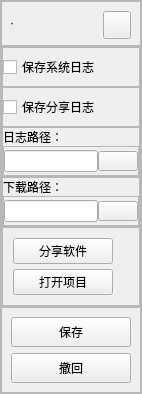
        <widget class="QFrame" name="extraBox">
         <property name="minimumSize">
          <size>
           <width>0</width>
           <height>0</height>
          </size>
         </property>
         <property name="maximumSize">
          <size>
           <width>0</width>
           <height>16777215</height>
          </size>
         </property>
         <property name="frameShape">
          <enum>QFrame::StyledPanel</enum>
         </property>
         <property name="frameShadow">
          <enum>QFrame::Raised</enum>
         </property>
         <property name="lineWidth">
          <number>1</number>
         </property>
         <layout class="QVBoxLayout" name="verticalLayout_3">
          <property name="spacing">
           <number>0</number>
          </property>
          <property name="leftMargin">
           <number>0</number>
          </property>
          <property name="topMargin">
           <number>0</number>
          </property>
          <property name="rightMargin">
           <number>0</number>
          </property>
          <property name="bottomMargin">
           <number>0</number>
          </property>
          <item>
           <widget class="QFrame" name="extraTopBox">
            <property name="maximumSize">
             <size>
              <width>16777215</width>
              <height>45</height>
             </size>
            </property>
            <property name="frameShape">
             <enum>QFrame::StyledPanel</enum>
            </property>
            <property name="frameShadow">
             <enum>QFrame::Raised</enum>
            </property>
            <layout class="QHBoxLayout" name="horizontalLayout_5">
             <item>
              <widget class="QLabel" name="settingLabel">
               <property name="font">
                <font>
                 <family>KaiTi</family>
                 <pointsize>-1</pointsize>
                </font>
               </property>
               <property name="text">
                <string>设置</string>
               </property>
              </widget>
             </item>
             <item>
              <widget class="QPushButton" name="closeSettingButton">
               <property name="minimumSize">
                <size>
                 <width>28</width>
                 <height>28</height>
                </size>
               </property>
               <property name="maximumSize">
                <size>
                 <width>28</width>
                 <height>28</height>
                </size>
               </property>
               <property name="toolTip">
                <string>关闭设置窗口</string>
               </property>
               <property name="styleSheet">
                <string notr="true">background-image: url(:/icons/images/icon/close-active.png);</string>
               </property>
               <property name="text">
                <string/>
               </property>
              </widget>
             </item>
            </layout>
           </widget>
          </item>
          <item alignment="Qt::AlignTop">
           <widget class="QFrame" name="extraContentBox">
            <property name="frameShape">
             <enum>QFrame::StyledPanel</enum>
            </property>
            <property name="frameShadow">
             <enum>QFrame::Raised</enum>
            </property>
            <layout class="QVBoxLayout" name="verticalLayout_15">
             <property name="spacing">
              <number>0</number>
             </property>
             <property name="leftMargin">
              <number>0</number>
             </property>
             <property name="topMargin">
              <number>0</number>
             </property>
             <property name="rightMargin">
              <number>0</number>
             </property>
             <property name="bottomMargin">
              <number>0</number>
             </property>
             <item>
              <widget class="QFrame" name="saveSystemBox">
               <property name="minimumSize">
                <size>
                 <width>0</width>
                 <height>40</height>
                </size>
               </property>
               <property name="maximumSize">
                <size>
                 <width>16777215</width>
                 <height>40</height>
                </size>
               </property>
               <property name="frameShape">
                <enum>QFrame::StyledPanel</enum>
               </property>
               <property name="frameShadow">
                <enum>QFrame::Raised</enum>
               </property>
               <layout class="QHBoxLayout" name="horizontalLayout_6">
                <property name="spacing">
                 <number>0</number>
                </property>
                <property name="leftMargin">
                 <number>0</number>
                </property>
                <property name="topMargin">
                 <number>0</number>
                </property>
                <property name="rightMargin">
                 <number>0</number>
                </property>
                <property name="bottomMargin">
                 <number>0</number>
                </property>
                <item>
                 <widget class="QCheckBox" name="saveSystemCheck">
                  <property name="toolTip">
                   <string>勾选保存系统日志</string>
                  </property>
                  <property name="text">
                   <string>保存系统日志</string>
                  </property>
                 </widget>
                </item>
               </layout>
              </widget>
             </item>
             <item>
              <widget class="QFrame" name="saveShareBox">
               <property name="minimumSize">
                <size>
                 <width>0</width>
                 <height>40</height>
                </size>
               </property>
               <property name="maximumSize">
                <size>
                 <width>16777215</width>
                 <height>40</height>
                </size>
               </property>
               <property name="frameShape">
                <enum>QFrame::StyledPanel</enum>
               </property>
               <property name="frameShadow">
                <enum>QFrame::Raised</enum>
               </property>
               <layout class="QHBoxLayout" name="horizontalLayout_7">
                <property name="spacing">
                 <number>0</number>
                </property>
                <property name="leftMargin">
                 <number>0</number>
                </property>
                <property name="topMargin">
                 <number>0</number>
                </property>
                <property name="rightMargin">
                 <number>0</number>
                </property>
                <property name="bottomMargin">
                 <number>0</number>
                </property>
                <item>
                 <widget class="QCheckBox" name="saveShareCheck">
                  <property name="toolTip">
                   <string>勾选保存分享日志</string>
                  </property>
                  <property name="text">
                   <string>保存分享日志</string>
                  </property>
                 </widget>
                </item>
               </layout>
              </widget>
             </item>
             <item>
              <widget class="QFrame" name="logPathBox">
               <property name="frameShape">
                <enum>QFrame::StyledPanel</enum>
               </property>
               <property name="frameShadow">
                <enum>QFrame::Raised</enum>
               </property>
               <layout class="QVBoxLayout" name="verticalLayout_13">
                <property name="spacing">
                 <number>0</number>
                </property>
                <property name="leftMargin">
                 <number>0</number>
                </property>
                <property name="topMargin">
                 <number>0</number>
                </property>
                <property name="rightMargin">
                 <number>0</number>
                </property>
                <property name="bottomMargin">
                 <number>0</number>
                </property>
                <item>
                 <widget class="QLabel" name="logPathLabel">
                  <property name="text">
                   <string>日志路径：</string>
                  </property>
                 </widget>
                </item>
                <item>
                 <widget class="QFrame" name="logPathFrame">
                  <property name="minimumSize">
                   <size>
                    <width>0</width>
                    <height>30</height>
                   </size>
                  </property>
                  <property name="maximumSize">
                   <size>
                    <width>16777215</width>
                    <height>30</height>
                   </size>
                  </property>
                  <property name="frameShape">
                   <enum>QFrame::StyledPanel</enum>
                  </property>
                  <property name="frameShadow">
                   <enum>QFrame::Raised</enum>
                  </property>
                  <layout class="QHBoxLayout" name="horizontalLayout_8">
                   <property name="spacing">
                    <number>0</number>
                   </property>
                   <property name="leftMargin">
                    <number>0</number>
                   </property>
                   <property name="topMargin">
                    <number>0</number>
                   </property>
                   <property name="rightMargin">
                    <number>0</number>
                   </property>
                   <property name="bottomMargin">
                    <number>0</number>
                   </property>
                   <item>
                    <widget class="QLineEdit" name="logPathEdit">
                     <property name="text">
                      <string/>
                     </property>
                    </widget>
                   </item>
                   <item>
                    <widget class="QPushButton" name="logPathButton">
                     <property name="minimumSize">
                      <size>
                       <width>40</width>
                       <height>20</height>
                      </size>
                     </property>
                     <property name="maximumSize">
                      <size>
                       <width>40</width>
                       <height>20</height>
                      </size>
                     </property>
                     <property name="toolTip">
                      <string>打开资源管理器选择路径</string>
                     </property>
                     <property name="styleSheet">
                      <string notr="true">background-image: url(:/icons/images/icon/folder.png);</string>
                     </property>
                     <property name="text">
                      <string/>
                     </property>
                    </widget>
                   </item>
                  </layout>
                 </widget>
                </item>
               </layout>
              </widget>
             </item>
             <item>
              <widget class="QFrame" name="downloadPathBox">
               <property name="frameShape">
                <enum>QFrame::StyledPanel</enum>
               </property>
               <property name="frameShadow">
                <enum>QFrame::Raised</enum>
               </property>
               <layout class="QVBoxLayout" name="verticalLayout_14">
                <property name="spacing">
                 <number>0</number>
                </property>
                <property name="leftMargin">
                 <number>0</number>
                </property>
                <property name="topMargin">
                 <number>0</number>
                </property>
                <property name="rightMargin">
                 <number>0</number>
                </property>
                <property name="bottomMargin">
                 <number>0</number>
                </property>
                <item>
                 <widget class="QLabel" name="downloadPathLabel">
                  <property name="text">
                   <string>下载路径：</string>
                  </property>
                 </widget>
                </item>
                <item>
                 <widget class="QFrame" name="downloadPathFrame">
                  <property name="minimumSize">
                   <size>
                    <width>0</width>
                    <height>30</height>
                   </size>
                  </property>
                  <property name="maximumSize">
                   <size>
                    <width>16777215</width>
                    <height>30</height>
                   </size>
                  </property>
                  <property name="frameShape">
                   <enum>QFrame::StyledPanel</enum>
                  </property>
                  <property name="frameShadow">
                   <enum>QFrame::Raised</enum>
                  </property>
                  <layout class="QHBoxLayout" name="horizontalLayout_9">
                   <property name="spacing">
                    <number>0</number>
                   </property>
                   <property name="leftMargin">
                    <number>0</number>
                   </property>
                   <property name="topMargin">
                    <number>0</number>
                   </property>
                   <property name="rightMargin">
                    <number>0</number>
                   </property>
                   <property name="bottomMargin">
                    <number>0</number>
                   </property>
                   <item>
                    <widget class="QLineEdit" name="downloadPathEdit"/>
                   </item>
                   <item>
                    <widget class="QPushButton" name="downloadPathButton">
                     <property name="minimumSize">
                      <size>
                       <width>40</width>
                       <height>20</height>
                      </size>
                     </property>
                     <property name="maximumSize">
                      <size>
                       <width>40</width>
                       <height>20</height>
                      </size>
                     </property>
                     <property name="toolTip">
                      <string>打开资源管理器选择路径</string>
                     </property>
                     <property name="styleSheet">
                      <string notr="true">background-image: url(:/icons/images/icon/folder.png);</string>
                     </property>
                     <property name="text">
                      <string/>
                     </property>
                    </widget>
                   </item>
                  </layout>
                 </widget>
                </item>
               </layout>
              </widget>
             </item>
             <item>
              <widget class="QFrame" name="outsideLinkFrame">
               <property name="frameShape">
                <enum>QFrame::StyledPanel</enum>
               </property>
               <property name="frameShadow">
                <enum>QFrame::Raised</enum>
               </property>
               <layout class="QVBoxLayout" name="verticalLayout_17">
                <property name="spacing">
                 <number>5</number>
                </property>
                <property name="leftMargin">
                 <number>10</number>
                </property>
                <property name="topMargin">
                 <number>10</number>
                </property>
                <property name="rightMargin">
                 <number>0</number>
                </property>
                <property name="bottomMargin">
                 <number>10</number>
                </property>
                <item>
                 <widget class="QPushButton" name="shareProjectButton">
                  <property name="minimumSize">
                   <size>
                    <width>100</width>
                    <height>26</height>
                   </size>
                  </property>
                  <property name="maximumSize">
                   <size>
                    <width>100</width>
                    <height>26</height>
                   </size>
                  </property>
                  <property name="text">
                   <string>分享软件</string>
                  </property>
                  <property name="icon">
                   <iconset resource="main.qrc">
                    <normaloff>:/icons/images/icon/share.png</normaloff>:/icons/images/icon/share.png</iconset>
                  </property>
                 </widget>
                </item>
                <item>
                 <widget class="QPushButton" name="browseProjectButton">
                  <property name="minimumSize">
                   <size>
                    <width>100</width>
                    <height>26</height>
                   </size>
                  </property>
                  <property name="maximumSize">
                   <size>
                    <width>100</width>
                    <height>26</height>
                   </size>
                  </property>
                  <property name="text">
                   <string>打开项目</string>
                  </property>
                  <property name="icon">
                   <iconset resource="main.qrc">
                    <normaloff>:/icons/images/icon/browse.png</normaloff>:/icons/images/icon/browse.png</iconset>
                  </property>
                 </widget>
                </item>
               </layout>
              </widget>
             </item>
            </layout>
           </widget>
          </item>
          <item alignment="Qt::AlignHCenter">
           <widget class="QFrame" name="extraBottomBox">
            <property name="maximumSize">
             <size>
              <width>16777215</width>
              <height>100</height>
             </size>
            </property>
            <property name="frameShape">
             <enum>QFrame::StyledPanel</enum>
            </property>
            <property name="frameShadow">
             <enum>QFrame::Raised</enum>
            </property>
            <layout class="QVBoxLayout" name="verticalLayout_12">
             <item>
              <widget class="QPushButton" name="saveSettingButton">
               <property name="minimumSize">
                <size>
                 <width>120</width>
                 <height>30</height>
                </size>
               </property>
               <property name="maximumSize">
                <size>
                 <width>120</width>
                 <height>30</height>
                </size>
               </property>
               <property name="toolTip">
                <string>保存配置</string>
               </property>
               <property name="text">
                <string>保存</string>
               </property>
              </widget>
             </item>
             <item>
              <widget class="QPushButton" name="cancelSettingButton">
               <property name="minimumSize">
                <size>
                 <width>120</width>
                 <height>30</height>
                </size>
               </property>
               <property name="maximumSize">
                <size>
                 <width>120</width>
                 <height>30</height>
                </size>
               </property>
               <property name="toolTip">
                <string>撤回配置</string>
               </property>
               <property name="text">
                <string>撤回</string>
               </property>
              </widget>
             </item>
            </layout>
           </widget>
          </item>
         </layout>
        </widget>
